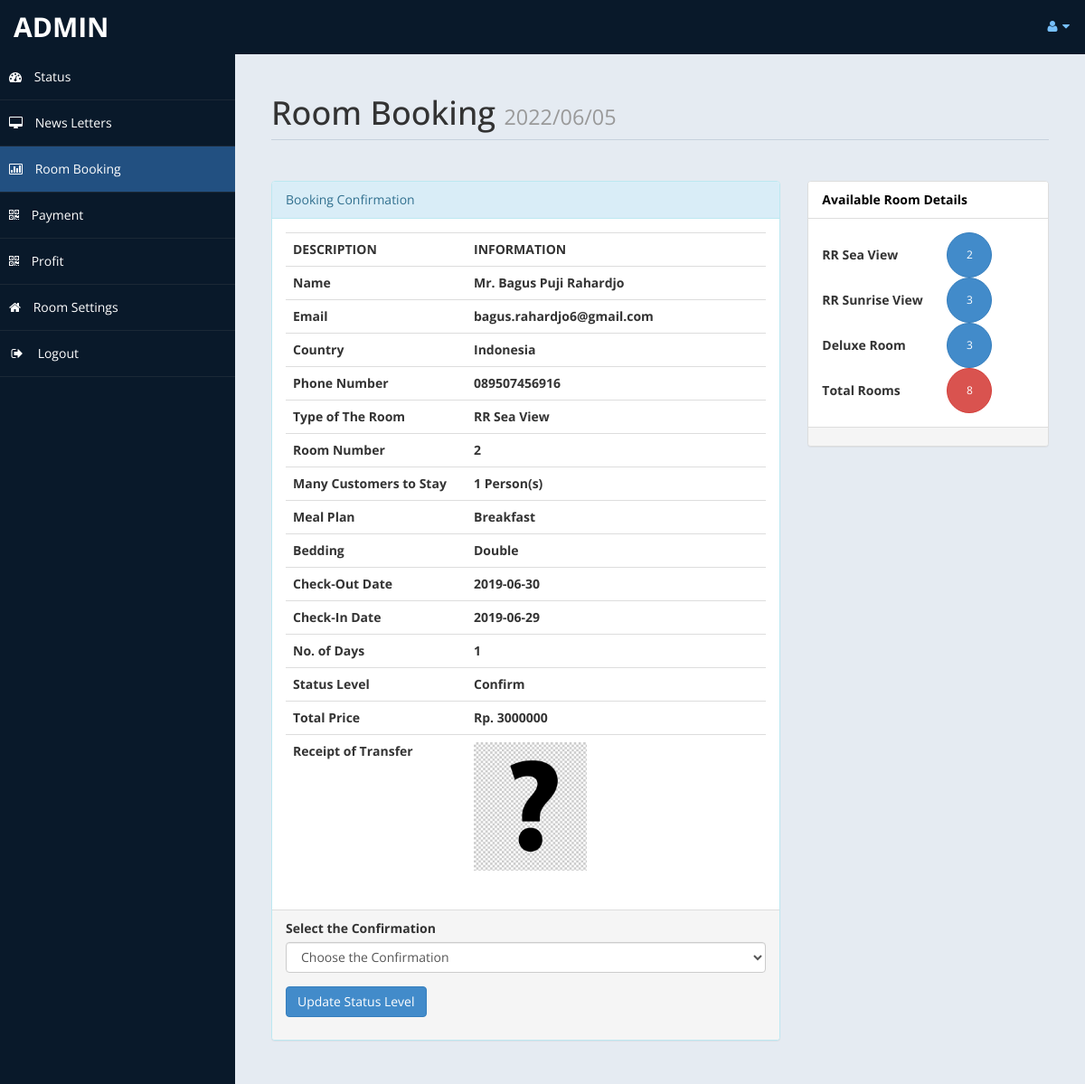
Screenshot of /admin/roombook.php?rid=00001 (signed in) with the database file from the repository.
### tables this page shows
CREATE TABLE `roombook` (
  `no_trx` varchar(10) NOT NULL,
  `cus_id` int(10) NOT NULL,
  `Title` varchar(5) DEFAULT NULL,
  `FName` text DEFAULT NULL,
  `LName` text DEFAULT NULL,
  `Email` varchar(50) DEFAULT NULL,
  `Country` varchar(30) DEFAULT NULL,
  `Phone` text DEFAULT NULL,
  `TRoom` varchar(20) DEFAULT NULL,
  `Bed` varchar(10) DEFAULT NULL,
  `NRoom` varchar(2) DEFAULT NULL,
  `Many` int(10) NOT NULL,
  `Meal` varchar(15) DEFAULT NULL,
  `cin` date DEFAULT NULL,
  `cout` date DEFAULT NULL,
  `stat` varchar(15) DEFAULT NULL,
  `nodays` int(11) DEFAULT NULL,
  `price` varchar(10) NOT NULL,
  `trf` varchar(255) DEFAULT NULL
);

### admin/roombook.php (the view, shortened to what this page needs)
<?php
    include("includes/header.php");
    if(!isset($_GET["rid"])){
        echo "<script>window.open('http://localhost/tugas_hotel/admin/home','_self')</script>";
    }
    else{
        $curdate = date("Y/m/d");
        $no_trx = $_GET["rid"];
        $sql = "SELECT * FROM roombook WHERE no_trx = '$no_trx'";
        $re = mysqli_query($con,$sql);
        while($row = mysqli_fetch_assoc($re)){
            $title = $row["Title"];
            $fname = $row["FName"];
            $lname = $row["LName"];
            $email = $row["Email"];
            $country = $row["Country"];
            $phone = $row["Phone"];
            $troom = $row["TRoom"];
            $bed = $row["Bed"];
            $nroom = $row["NRoom"];
            $many = $row["Many"];
            $meal = $row["Meal"];
            $cin = $row["cin"];
            $cout = $row["cout"];
            $stat = $row["stat"];
            $nodays = $row["nodays"];
            $price = $row["price"];
            $trf = $row["trf"];
        }
    }
?>
<div id="page-wrapper">
    <div id="page-inner">
        <div class="row">
            <div class="col-md-12">
                <h1 class="page-header">
                    Room Booking <small><?php echo $curdate; ?></small>
                </h1>
            </div>
            <div class="col-sm-8">
                <div class="panel panel-info">
                    <div class="panel-heading">
                        Booking Confirmation
                    </div>
                    <div class="panel-body">
                        <div class="table-responsive">
                            <table class="table">
                                <tr>
                                    <th width="200">DESCRIPTION</th>
                                    <th>INFORMATION</th>
                                </tr>
                                <tr>
                                    <th>Name</th>
                                    <th><?php echo $title." ".$fname." ".$lname; ?></th>
                                </tr>
                                <tr>
                                    <th>Email</th>
                                    <th><?php echo $email; ?></th>
                                </tr>
                                <tr>
                                    <th>Country</th>
                                    <th><?php echo $country; ?></th>
                                </tr>
                                <tr>
                                    <th>Phone Number</th>
                                    <th><?php echo $phone; ?></th>
                                </tr>
                                <tr>
                                    <th>Type of The Room</th>
                                    <th><?php echo $troom; ?></th>
                                </tr>
                                <tr>
                                    <th>Room Number</th>
                                    <th><?php echo $nroom ; ?></th>
                                </tr>
                                <tr>
                                    <th>Many Customers to Stay</th>
                                    <th><?php echo $many; ?> Person(s)</th>
                                </tr>
                                <tr>
                                    <th>Meal Plan</th>
                                    <th><?php echo $meal; ?></th>
                                </tr>
                                <tr>
                                    <th>Bedding</th>
                                    <th><?php echo $bed; ?></th>
                                </tr>
                                <tr>
                                    <th>Check-Out Date</th>
                                    <th><?php echo $cout; ?></th>
                                </tr>
                                <tr>
                                    <th>Check-In Date</th>
                                    <th><?php echo $cin; ?></th>
                                </tr>
                                <tr>
                                    <th>No. of Days</th>
                                    <th><?php echo $nodays; ?></th>
                                </tr>
                                <tr>
                                    <th>Status Level</th>
                                    <th><?php echo $stat; ?></th>
                                </tr>
                                <tr>
                                    <th>Total Price</th>
                                    <th><?php echo "Rp. ".$price; ?></th>
                                </tr>
                                <tr>
                                    <th>Receipt of Transfer</th>
                                    <?php
                                        if($trf == ""){
                                    ?>
                                    <th>
                                        <a href="assets/images/transfer/clipart-tanda-tanya-2.jpg" class="example-image-link" data-lightbox="example-set" data-title="<?php echo $no_trx; ?> Transfer">
                                            <img src="assets/images/transfer/clipart-tanda-tanya-2.jpg" alt="Transfer" class="img-responsive" width="125" height="125">
                                        </a>
                                    </th>
                                    <?php
                                        }
                                    ?>
                                </tr>
                            </table>
                        </div>
                    </div>
                    <div class="panel-footer">
                        <form action="" method="post">
                            <div class="form-group">
                                <label>Select the Confirmation</label>
                                <select name="conf" class="form-control">
                                    <option value="0">Choose the Confirmation</option>
                                </select>
                            </div>
                            <div class="form-group">
                                <input type="submit" value="Update Status Level" name="co" class="btn btn-primary">
                            </div>
                        </form>
                    </div>
                </div>
            </div>
            <?php
                $rsql = "SELECT * FROM room";
                $rre = mysqli_query($con,$rsql);
                $r = 0;
                $sc = 0;
                $gh = 0;
                $dr = 0;
                while($rrow = mysqli_fetch_assoc($rre)){
                    $r = $r + 1;
                    $s = $rrow["type"];
                    if($s == "RR Sea View"){
                        $sc = $sc + 1;
                    }
                    if($s == "RR Sunrise View"){
                        $gh = $gh + 1;
                    }
                    if($s == "Deluxe Room"){
                        $dr = $dr + 1;
                    }
                }
                $csql = "SELECT * FROM payment";
                $cre = mysqli_query($con,$csql);
                $cr = 0;
                $csc = 0;
                $cgh = 0;
                $cdr = 0;
                while($crow = mysqli_fetch_assoc($cre)){
                    $cr = $cr + 1;
                    $cs = $crow["troom"];
                    if($cs == "RR Sea View"){
                        $csc = $csc + 1;
                    }
                }
            ?>
            <div class="col-sm-4">
                <div class="panel panel-default">
                    <div class="panel-heading">
                        Available Room Details
                    </div>
                    <div class="panel-body">
                        <table width="200px">
                            <tr>
                                <td><b>RR Sea View</b></td>
                                <td>
                                    <button class="btn btn-primary btn-circle" type="button">
                                        <?php
                                            $f1 = $sc - $csc;
                                            if($f1 <= 0){
                                                $f1 = "NO";
                                                echo $f1;
                                            }
                                            else{
                                                echo $f1;
                                            }
                                        ?>
                                    </button>
                                </td>
                            </tr>
                            <tr>
                                <td><b>RR Sunrise View</b></td>
                                <td>
                                    <button class="btn btn-primary btn-circle" type="button">
                                        <?php
                                            $f2 = $gh - $cgh;
                                            if($f2 <= 0){
                                                $f2 = "NO";
                                                echo $f2;
                                            }
                                            else{
                                                echo $f2;
                                            }
                                        ?>
                                    </button>
                                </td>
                            </tr>
                            <tr>
                                <td><b>Deluxe Room</b></td>
                                <td>
                                    <button class="btn btn-primary btn-circle" type="button">
                                        <?php
                                            $f4 = $dr - $cdr;
                                            if($f4 <= 0){
                                                $f4 = "NO";
                                                echo $f4;
                                            }
                                            else{
                                                echo $f4;
                                            }
                                        ?>
                                    </button>
                                </td>
                            </tr>
                            <tr>
                                <td><b>Total Rooms</b></td>
                                <td>
                                    <button class="btn btn-danger btn-circle" type="button">
                                        <?php
                                            $f5 = $r - $cr;
                                            if($f5 <= 0){
                                                $f5 = "NO";
                                                echo $f5;
                                            }
                                            else{
                                                echo $f5;
                                            }
                                        ?>
                                    </button>
                                </td>
                            </tr>
                        </table>
                    </div>
                    <div class="panel-footer">
                    </div>
                </div>
            </div>
        </div>
    </div>
</div>
<?php
    include("includes/footer.php");
?>

### admin/assets/css/custom-styles.css (style rules this page uses)
body { font-family: 'Open Sans', sans-serif; }
#page-wrapper { padding: 15px 15px; min-height: 600px; background:#E5EBF2; }
#page-inner { width:100%; margin:10px 20px 10px 0px; background-color:transparent; padding:10px; min-height:1200px; }
h1, .h1, h2, .h2, h3, .h3 { margin-top: 7px; margin-bottom: -5px; }
.page-header { padding-bottom: 9px; margin: 10px 0 45px; border-bottom: 1px solid #C7D1DD; }
.panel-default > .panel-heading { color: #000; background-color: #FFFFFF; border-color: #ddd; font-weight:bold; }
.btn-circle { width: 50px; height: 50px; padding: 6px 0; -webkit-border-radius: 25px; -moz-border-radius: 25px; border-radius: 25px; text-align: center; font-size: 12px; line-height: 1.428571429; }
@media (min-width:768px) { #page-wrapper { margin: 0 0 0 260px; padding: 15px 30px; min-height: 1200px; } }

### admin/assets/css/lightbox.css (style rules this page uses)
body:after { content: url(../images/close.png) url(../images/loading.gif) url(../images/prev.png) url(../images/next.png); display: none; }

### rows the page displays
roombook: Title "Mr.", FName "Bagus", LName "Puji Rahardjo", Email "bagus.rahardjo6@gmail.com", Country "Indonesia", Phone "089507456916", TRoom "RR Sea View", NRoom "2", Many "1", Meal "Breakfast", Bed "Double", cout "2019-06-30", cin "2019-06-29", nodays "1", stat "Confirm", price "3000000"

### other values shown
$f1 "2"
$f2 "3"
$f4 "3"
$f5 "8"
